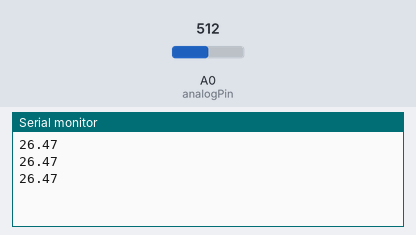
A sketch run on a simulated Arduino Uno, built with avr-gcc and run on an emulated ATmega328P. Parts: the last lines printed to the serial monitor. Inputs (shaded band) come from the test bench; at power-on: A0 (analogPin) = 512.

Above: at 1.3 s.
1.4 s: A0 (analogPin) set to 716
At 1.9 s:
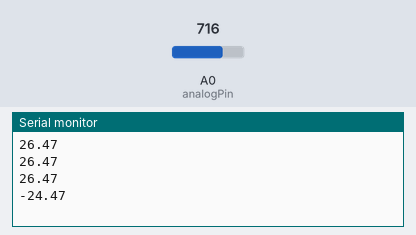
2.9 s: A0 (analogPin) set to 900
At 3.4 s:
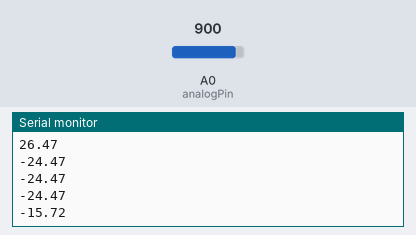
Timing chart, 0 to 5.9 s (numbered marks = the images above; inputs shaded):
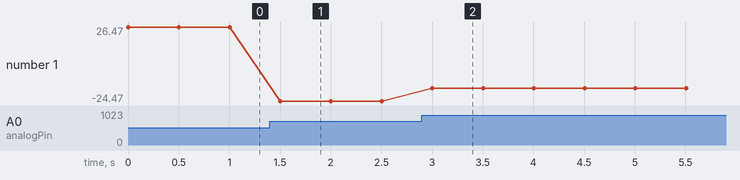

The sketch:

_4_20maCode.ino
```cpp
int analogPin = 0;     // potentiometer wiper (middle terminal) connected to analog pin 3
                       // outside leads to ground and +5V
int val = 0;           // variable to store the value read
float Temp = 0;

void setup()
{
  Serial.begin(9600);          //  setup serial
}

void loop()
{
  val = analogRead(analogPin);    // read the input pin
  Temp = (float) ((((val+68)-4)/16*(1023-222) + 222)*.000911);
  Serial.println(Temp);             // debug value
  delay(500);
}
```

Measured:
- after the input at 1.4 s, the serial monitor: prints a new line after 0.10 s (image 1)
- after the input at 2.9 s, the serial monitor: prints a new line after 0.10 s (image 2)
- plotted number 1: 26.47 → -24.47 after the input at 1.4 s, -24.47 → -15.72 after the input at 2.9 s
